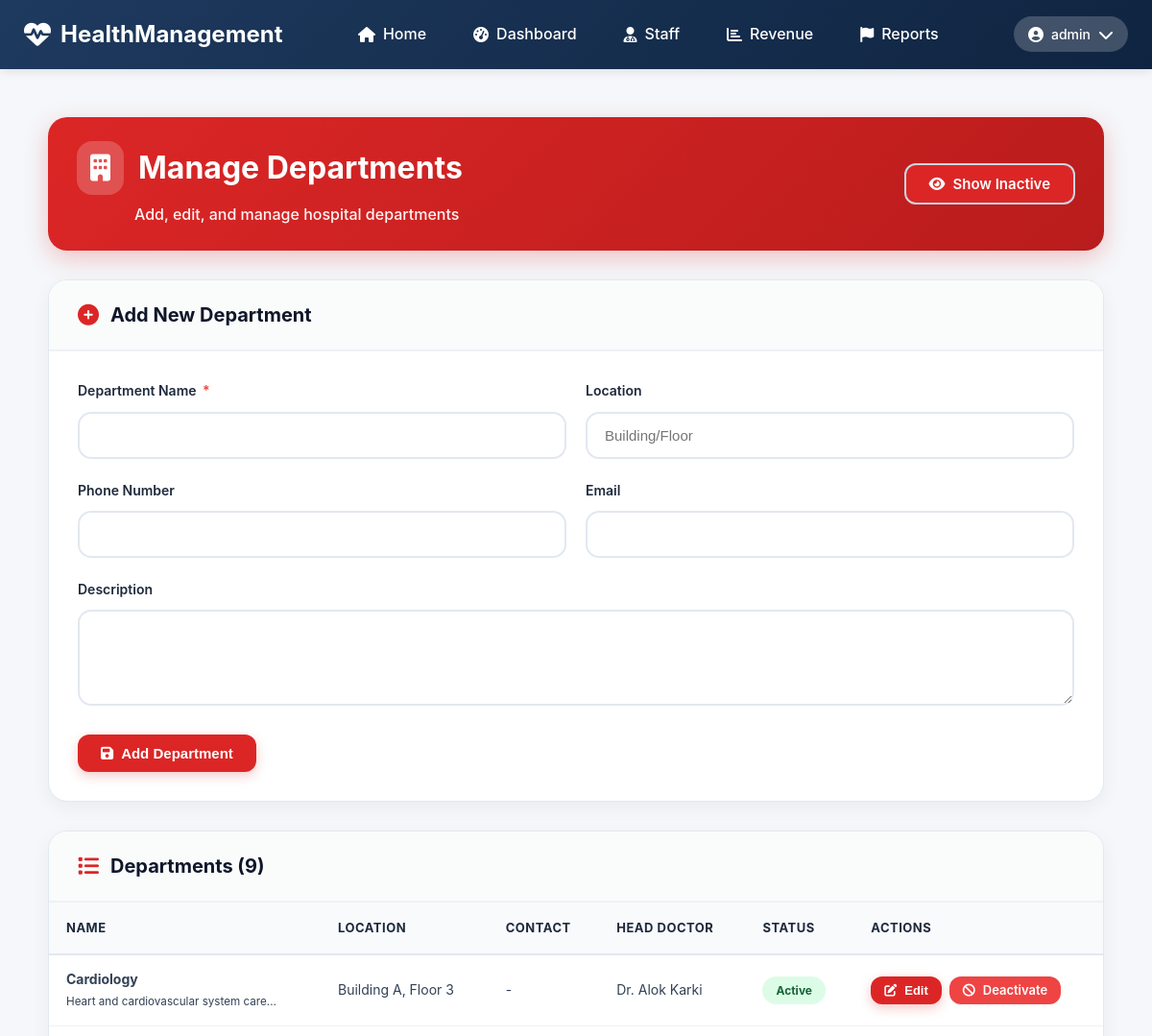
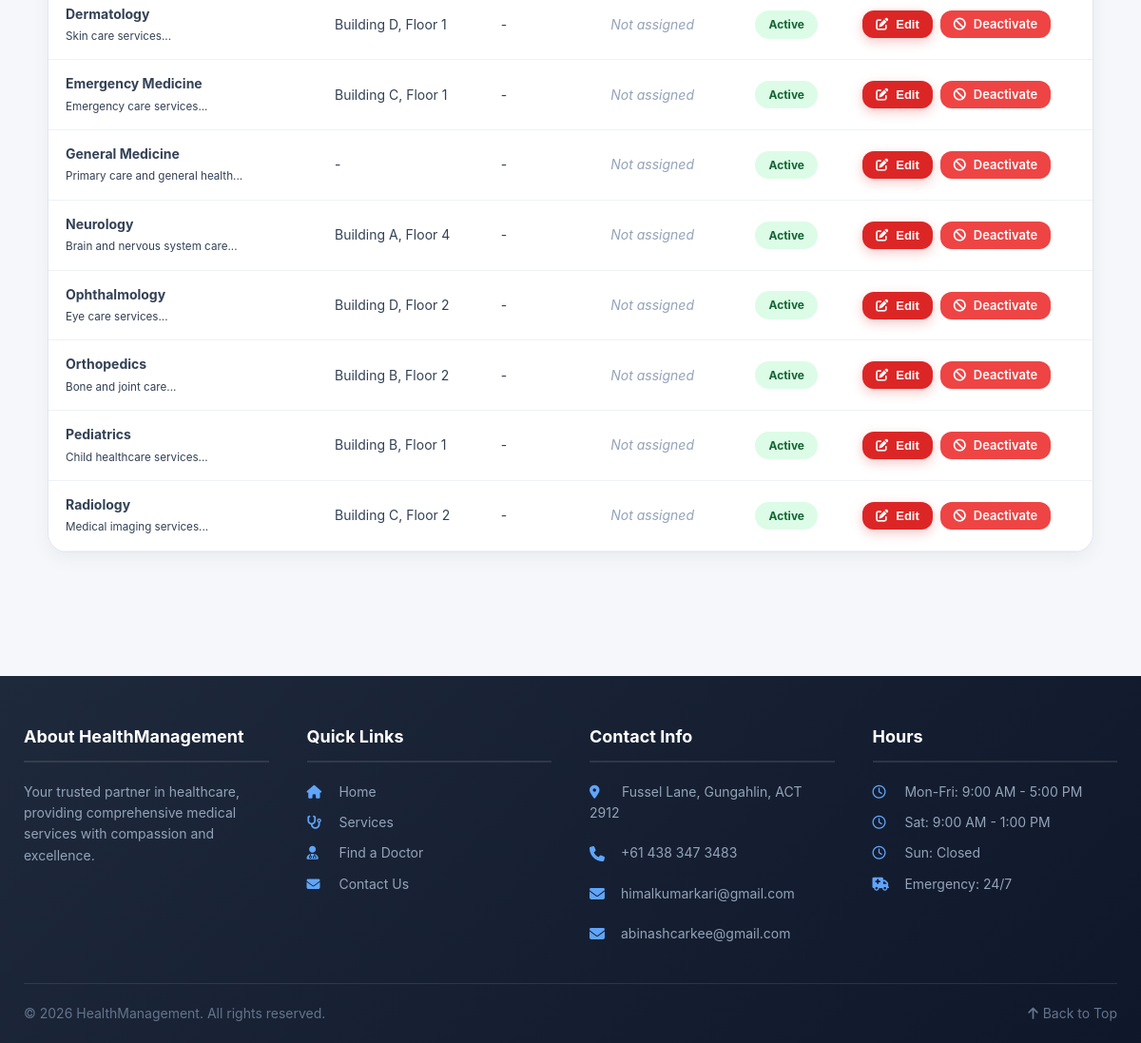
Page /admin/departments.php (signed in) on the committed database (2 pictures, top to bottom).
### tables this page shows
CREATE TABLE `departments` (
  `departmentId` int(11) NOT NULL,
  `name` varchar(100) NOT NULL,
  `description` text DEFAULT NULL,
  `headDoctorId` int(11) DEFAULT NULL,
  `location` varchar(200) DEFAULT NULL,
  `phoneNumber` varchar(20) DEFAULT NULL,
  `email` varchar(100) DEFAULT NULL,
  `isActive` tinyint(1) DEFAULT 1
);

### admin/departments.php (the view, shortened to what this page needs)
<?php
require_once '../includes/config.php';
$extraCSS = '<link rel="stylesheet" href="../css/admin.css">';
include '../includes/header.php';
$showInactive = isset($_GET['show_inactive']) && $_GET['show_inactive'] == 1;
$query = "
    SELECT d.*, CONCAT(u.firstName, ' ', u.lastName) as headDoctorName
    FROM departments d
    LEFT JOIN doctors doc ON d.headDoctorId = doc.doctorId
    LEFT JOIN staff s ON doc.staffId = s.staffId
    LEFT JOIN users u ON s.userId = u.userId
";
if (!$showInactive) {
    $query .= " WHERE d.isActive = 1";
}
$query .= " ORDER BY d.name";
$departments = $pdo->query($query)->fetchAll();
?>
<div class="admin-container">
    <div class="admin-page-header">
        <div class="header-title">
            <h1><i class="fas fa-building"></i> Manage Departments</h1>
            <p>Add, edit, and manage hospital departments</p>
        </div>
        <div class="header-actions">
            <a href="?show_inactive=<?php echo $showInactive ? '0' : '1'; ?>" class="admin-btn admin-btn-outline">
                <i class="fas fa-<?php echo $showInactive ? 'eye-slash' : 'eye'; ?>"></i>
                <?php echo $showInactive ? 'Hide Inactive' : 'Show Inactive'; ?>
            </a>
        </div>
    </div>
    <div class="admin-card">
        <div class="admin-card-header">
            <h3><i class="fas fa-plus-circle"></i> Add New Department</h3>
        </div>
        <div class="admin-card-body">
            <form method="POST">
                <div class="admin-form-row">
                    <div class="admin-form-group">
                        <label>Department Name <span class="required">*</span></label>
                        <input type="text" name="name" class="admin-form-control" required>
                    </div>
                    <div class="admin-form-group">
                        <label>Location</label>
                        <input type="text" name="location" class="admin-form-control" placeholder="Building/Floor">
                    </div>
                </div>
                <div class="admin-form-row">
                    <div class="admin-form-group">
                        <label>Phone Number</label>
                        <input type="text" name="phone_number" class="admin-form-control">
                    </div>
                    <div class="admin-form-group">
                        <label>Email</label>
                        <input type="email" name="email" class="admin-form-control">
                    </div>
                </div>
                <div class="admin-form-group">
                    <label>Description</label>
                    <textarea name="description" rows="3" class="admin-form-control"></textarea>
                </div>
                <button type="submit" name="add_department" class="admin-btn admin-btn-primary">
                    <i class="fas fa-save"></i> Add Department
                </button>
            </form>
        </div>
    </div>
    <div class="admin-card">
        <div class="admin-card-header">
            <h3><i class="fas fa-list"></i> Departments (<?php echo count($departments); ?>)</h3>
        </div>
        <div class="admin-table-responsive">
            <table class="admin-data-table">
                <thead>
                    <tr>
                        <th>Name</th>
                        <th>Location</th>
                        <th>Contact</th>
                        <th>Head Doctor</th>
                        <th>Status</th>
                        <th>Actions</th>
                    </tr>
                </thead>
                <tbody>
                    <?php foreach ($departments as $dept): ?>
                        <tr>
                            <td data-label="Name">
                                <strong><?php echo htmlspecialchars($dept['name']); ?></strong><br>
                                <small><?php echo htmlspecialchars(substr($dept['description'] ?? '', 0, 50)); ?>...</small>
                            </td>
                            <td data-label="Location"><?php echo htmlspecialchars($dept['location'] ?: '-'); ?></td>
                            <td data-label="Contact">
                                <?php if (!$dept['phoneNumber'] && !$dept['email']): ?>
                                    -
                                <?php endif; ?>
                            </td>
                            <td data-label="Head Doctor">
                                <?php echo $dept['headDoctorName'] ? 'Dr. ' . htmlspecialchars($dept['headDoctorName']) : '<span class="admin-text-muted">Not assigned</span>'; ?>
                            </td>
                            <td data-label="Status">
                                <span class="admin-status-badge <?php echo $dept['isActive'] ? 'admin-status-active' : 'admin-status-inactive'; ?>">
                                    <?php echo $dept['isActive'] ? 'Active' : 'Inactive'; ?>
                                </span>
                            </td>
                            <td data-label="Actions">
                                <div class="admin-action-buttons">
                                    <button type="button" class="admin-btn admin-btn-primary admin-btn-sm" onclick="openEditModal(<?php echo htmlspecialchars(json_encode($dept)); ?>)">
                                        <i class="fas fa-edit"></i> Edit
                                    </button>
                                    <a href="?toggle=<?php echo $dept['departmentId']; ?>" class="admin-btn admin-btn-<?php echo $dept['isActive'] ? 'danger' : 'success'; ?> admin-btn-sm" onclick="return confirm('<?php echo $dept['isActive'] ? 'Deactivate' : 'Activate'; ?> this department?')">
                                        <i class="fas fa-<?php echo $dept['isActive'] ? 'ban' : 'check'; ?>"></i>
                                        <?php echo $dept['isActive'] ? 'Deactivate' : 'Activate'; ?>
                                    </a>
                                </div>
                            </td>
                        </tr>
                    <?php endforeach; ?>
                </tbody>
            </table>
        </div>
    </div>
</div>
<?php include '../includes/footer.php'; ?>

### css/style.css (style rules this page uses)
* { margin: 0; padding: 0; box-sizing: border-box; }
body { font-family: -apple-system, BlinkMacSystemFont, 'Segoe UI', Roboto, 'Helvetica Neue', Arial, sans-serif; line-height: 1.6; color: #333; background-color: #f5f7fa; }
.page-header h1 , .dashboard-header h1, .page-title, h1 { font-weight: 700 !important; text-shadow: none !important; }

### css/admin.css (style rules this page uses)
.admin-container { max-width: 1400px; margin: 0 auto; padding: 30px 25px; background: #f5f7fa; min-height: 100vh; }
.admin-page-header { display: flex; justify-content: space-between; align-items: center; margin-bottom: 30px; padding: 25px 30px; background: linear-gradient(135deg, #dc2626 0%, #b91c1c 100%); border-radius: 20px; color: white; box-shadow: 0 8px 25px rgba(220, 38, 38, 0.25); flex-wrap: wrap; gap: 20px; }
.admin-page-header .header-title h1 { margin: 0 0 8px 0; font-size: 32px; font-weight: 700; color: white; display: flex; align-items: center; gap: 15px; }
.admin-page-header .header-title h1 i { background: rgba(255, 255, 255, 0.2); padding: 14px; border-radius: 16px; font-size: 28px; }
.admin-page-header .header-title p { margin: 0 0 0 60px; font-size: 16px; font-weight: 500; color: rgba(255, 255, 255, 0.95); }
.admin-page-header .header-actions { display: flex; gap: 15px; align-items: center; }
.admin-card { background: white; border-radius: 20px; box-shadow: 0 6px 20px rgba(0, 0, 0, 0.05); margin-bottom: 30px; overflow: hidden; border: 1px solid #e2e8f0; }
.admin-card-header { padding: 20px 30px; border-bottom: 2px solid #eef2f6; background: #fafcfc; display: flex; justify-content: space-between; align-items: center; flex-wrap: wrap; gap: 15px; }
.admin-card-header h3 { margin: 0; font-size: 20px; font-weight: 700; color: #0f172a; display: flex; align-items: center; gap: 12px; }
.admin-card-header h3 i { color: #dc2626; font-size: 22px; }
.admin-card-body { padding: 30px; }
.admin-table-responsive { overflow-x: auto; }
.admin-data-table { width: 100%; border-collapse: collapse; }
.admin-data-table th { padding: 16px 18px; text-align: left; background: #f8fafc; font-weight: 700; color: #1e293b; font-size: 13px; text-transform: uppercase; letter-spacing: 0.5px; border-bottom: 2px solid #e2e8f0; white-space: nowrap; }
.admin-data-table td { padding: 14px 18px; border-bottom: 1px solid #eef2f6; color: #334155; font-size: 14px; }
.admin-status-badge { display: inline-block; padding: 5px 14px; border-radius: 40px; font-size: 12px; font-weight: 700; text-transform: capitalize; }
.admin-status-active { background: #dcfce7; color: #166534; }
.admin-btn { display: inline-flex; align-items: center; gap: 8px; padding: 12px 24px; border-radius: 12px; font-size: 15px; font-weight: 600; text-decoration: none; transition: all 0.2s ease; cursor: pointer; border: none; line-height: 1; }
.admin-btn-primary { background: #dc2626; color: white; box-shadow: 0 4px 12px rgba(220, 38, 38, 0.25); }
.admin-btn-danger { background: #ef4444; color: white; }
.admin-btn-outline { background: #dc2626; border: 2px solid #cbd5e1; color: white; }
.admin-btn-sm { padding: 8px 14px; font-size: 13px; }
.admin-form-group { margin-bottom: 22px; }
.admin-form-group label { display: block; margin-bottom: 10px; font-weight: 600; color: #1e293b; font-size: 14px; }
.admin-form-group .required { color: #ef4444; margin-left: 3px; }
.admin-form-control { width: 100%; padding: 14px 18px; border: 2px solid #e2e8f0; border-radius: 14px; font-size: 15px; background: white; transition: all 0.2s; }
.admin-form-row { display: grid; grid-template-columns: 1fr 1fr; gap: 20px; }
textarea.admin-form-control { resize: vertical; min-height: 100px; }
.admin-text-muted { color: #94a3b8; }
.admin-action-buttons { display: flex; gap: 8px; flex-wrap: wrap; }
.admin-btn { cursor: pointer !important; pointer-events: auto !important; position: relative; z-index: 1; }
.admin-action-buttons .admin-btn { cursor: pointer !important; }

### admin/departments.php (style rules this page uses)
.admin-action-buttons { display: flex; gap: 8px; flex-wrap: wrap; }
.admin-text-muted { color: #94a3b8; font-style: italic; }

### rows in the picture
departments: name "Cardiology", description "Heart and cardiovascular system care", location "Building A, Floor 3", headDoctorName "Alok Karki", isActive "Active"
departments: name "Dermatology", description "Skin care services", location "Building D, Floor 1", shows "Not assigned", isActive "Active"
departments: name "Emergency Medicine", description "Emergency care services", location "Building C, Floor 1", shows "Not assigned", isActive "Active"
departments: name "General Medicine", description "Primary care and general health", location "-", shows "Not assigned", isActive "Active"
departments: name "Neurology", description "Brain and nervous system care", location "Building A, Floor 4", shows "Not assigned", isActive "Active"
departments: name "Ophthalmology", description "Eye care services", location "Building D, Floor 2", shows "Not assigned", isActive "Active"
departments: name "Orthopedics", description "Bone and joint care", location "Building B, Floor 2", shows "Not assigned", isActive "Active"
departments: name "Pediatrics", description "Child healthcare services", location "Building B, Floor 1", shows "Not assigned", isActive "Active"
departments: name "Radiology", description "Medical imaging services", location "Building C, Floor 2", shows "Not assigned", isActive "Active"

### other values in the picture
$_SESSION['username'] "admin"
count($departments) "9"
